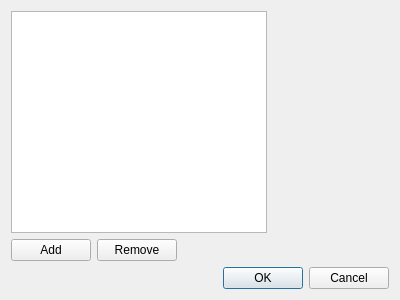
<?xml version="1.0" encoding="UTF-8"?>
<ui version="4.0">
 <class>GEditFossilDialog</class>
 <widget class="QDialog" name="GEditFossilDialog">
  <property name="geometry">
   <rect>
    <x>0</x>
    <y>0</y>
    <width>400</width>
    <height>300</height>
   </rect>
  </property>
  <property name="sizePolicy">
   <sizepolicy hsizetype="Fixed" vsizetype="Preferred">
    <horstretch>0</horstretch>
    <verstretch>0</verstretch>
   </sizepolicy>
  </property>
  <property name="windowTitle">
   <string>Edit fossils</string>
  </property>
  <layout class="QVBoxLayout" name="verticalLayout_2">
   <item>
    <layout class="QVBoxLayout" name="verticalLayout">
     <property name="sizeConstraint">
      <enum>QLayout::SetFixedSize</enum>
     </property>
     <item>
      <widget class="QTableView" name="tableView">
       <property name="sizePolicy">
        <sizepolicy hsizetype="Fixed" vsizetype="Preferred">
         <horstretch>0</horstretch>
         <verstretch>0</verstretch>
        </sizepolicy>
       </property>
       <property name="selectionMode">
        <enum>QAbstractItemView::MultiSelection</enum>
       </property>
       <property name="selectionBehavior">
        <enum>QAbstractItemView::SelectRows</enum>
       </property>
       <attribute name="horizontalHeaderVisible">
        <bool>true</bool>
       </attribute>
       <attribute name="verticalHeaderVisible">
        <bool>false</bool>
       </attribute>
      </widget>
     </item>
     <item>
      <layout class="QHBoxLayout" name="horizontalLayout">
       <property name="sizeConstraint">
        <enum>QLayout::SetFixedSize</enum>
       </property>
       <item>
        <widget class="QPushButton" name="pushButton_add">
         <property name="sizePolicy">
          <sizepolicy hsizetype="Fixed" vsizetype="Fixed">
           <horstretch>0</horstretch>
           <verstretch>0</verstretch>
          </sizepolicy>
         </property>
         <property name="text">
          <string>Add</string>
         </property>
        </widget>
       </item>
       <item>
        <widget class="QPushButton" name="pushButton_remove">
         <property name="sizePolicy">
          <sizepolicy hsizetype="Fixed" vsizetype="Fixed">
           <horstretch>0</horstretch>
           <verstretch>0</verstretch>
          </sizepolicy>
         </property>
         <property name="text">
          <string>Remove</string>
         </property>
        </widget>
       </item>
       <item>
        <spacer name="horizontalSpacer">
         <property name="orientation">
          <enum>Qt::Horizontal</enum>
         </property>
         <property name="sizeHint" stdset="0">
          <size>
           <width>40</width>
           <height>20</height>
          </size>
         </property>
        </spacer>
       </item>
      </layout>
     </item>
    </layout>
   </item>
   <item>
    <widget class="QDialogButtonBox" name="buttonBox">
     <property name="orientation">
      <enum>Qt::Horizontal</enum>
     </property>
     <property name="standardButtons">
      <set>QDialogButtonBox::Cancel|QDialogButtonBox::Ok</set>
     </property>
    </widget>
   </item>
  </layout>
 </widget>
 <resources/>
 <connections>
  <connection>
   <sender>buttonBox</sender>
   <signal>accepted()</signal>
   <receiver>GEditFossilDialog</receiver>
   <slot>accept()</slot>
   <hints>
    <hint type="sourcelabel">
     <x>227</x>
     <y>278</y>
    </hint>
    <hint type="destinationlabel">
     <x>157</x>
     <y>274</y>
    </hint>
   </hints>
  </connection>
  <connection>
   <sender>buttonBox</sender>
   <signal>rejected()</signal>
   <receiver>GEditFossilDialog</receiver>
   <slot>reject()</slot>
   <hints>
    <hint type="sourcelabel">
     <x>295</x>
     <y>284</y>
    </hint>
    <hint type="destinationlabel">
     <x>286</x>
     <y>274</y>
    </hint>
   </hints>
  </connection>
  <connection>
   <sender>pushButton_add</sender>
   <signal>clicked()</signal>
   <receiver>GEditFossilDialog</receiver>
   <slot>add()</slot>
   <hints>
    <hint type="sourcelabel">
     <x>73</x>
     <y>236</y>
    </hint>
    <hint type="destinationlabel">
     <x>348</x>
     <y>208</y>
    </hint>
   </hints>
  </connection>
  <connection>
   <sender>pushButton_remove</sender>
   <signal>clicked()</signal>
   <receiver>GEditFossilDialog</receiver>
   <slot>remove()</slot>
   <hints>
    <hint type="sourcelabel">
     <x>159</x>
     <y>228</y>
    </hint>
    <hint type="destinationlabel">
     <x>303</x>
     <y>226</y>
    </hint>
   </hints>
  </connection>
 </connections>
 <slots>
  <slot>add()</slot>
  <slot>remove()</slot>
 </slots>
</ui>
